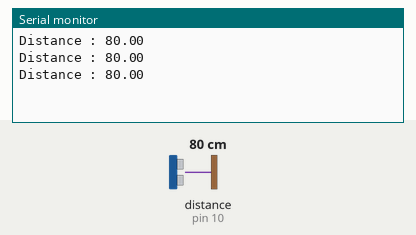
Simulated run of this sketch. Board: Arduino Uno, built with avr-gcc and run on an emulated ATmega328P. On the bench: the last lines printed to the serial monitor. Inputs (shaded band) come from the test bench; at power-on: distance to the obstacle (sensor on pin 10) 80 cm. The echo pulse lasts 58.3 µs per cm.

Above: at 1.3 s.
1.4 s: distance to the obstacle (sensor on pin 10) set to 2 cm
At 1.9 s:
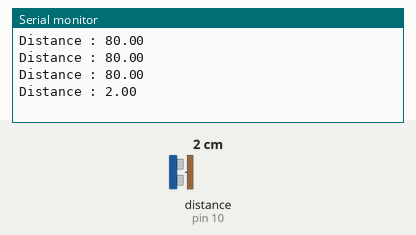
2.9 s: distance to the obstacle (sensor on pin 10) set to 4 cm
At 3.4 s:
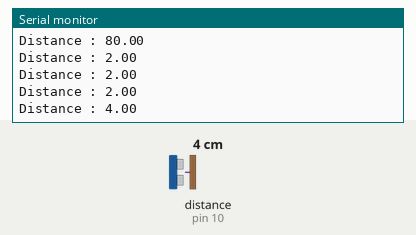
Timing chart, 0 to 5.9 s (numbered marks = the images above; inputs shaded):
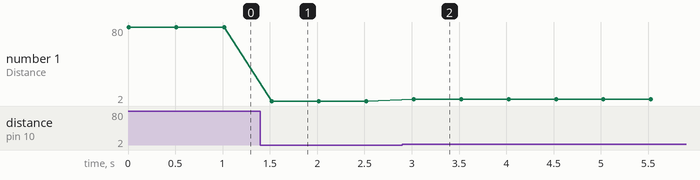

Measured:
- after the input at 1.4 s, the serial monitor: prints a new line after 0.12 s (image 1)
- after the input at 2.9 s, the serial monitor: prints a new line after 0.12 s (image 2)
- plotted number 1: 80 → 2 after the input at 1.4 s, 2 → 4 after the input at 2.9 s

The sketch:

ULTRASONIC.ino
```cpp
#include <Ultrasonic.h>

//pin numbers for three ultrasonic sensors
#define trigPin1 A4
#define echoPin1 10

// ultrasonic sensor setup
Ultrasonic s1(trigPin1, echoPin1);

void setup() {
  pinMode(trigPin1, OUTPUT);
  pinMode(echoPin1, INPUT);
  Serial.begin(9600); //start the serial communication
}

void loop() {
  //measure distance for each sensor
  float distance = s1.read(CM);

  //print the distances on the Serial Monitor
  Serial.print("Distance : ");
  Serial.println(distance);
  delay(500); //wait for half a second before the next reading
}
```
